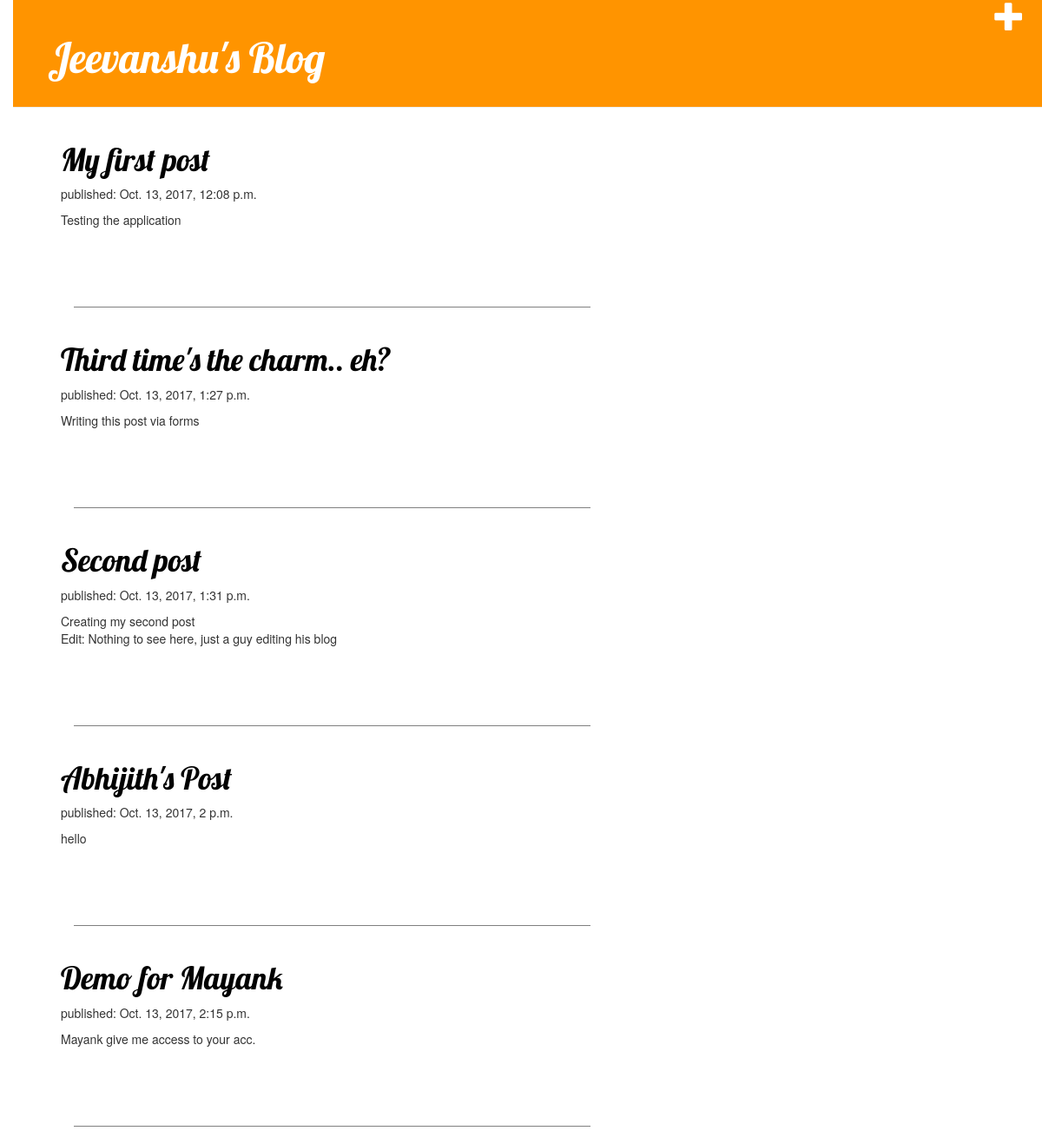
The page / on the database its author committed.
### blog/models.py (models this page shows, shortened)
class Post(models.Model):
    author = models.ForeignKey('auth.User')
    title = models.CharField(max_length=200)
    text = models.TextField()
    created_date = models.DateTimeField(
            default=timezone.now)
    published_date = models.DateTimeField(
            blank=True, null=True)

### blog/views.py (the view)
# urls.py: url(r'^$', views.post_list, name='post_list'),
def post_list(request):
	posts=Post.objects.filter(published_date__lte=timezone.now()).order_by('published_date')
	return render(request, 'blog/post_list.html', {'posts': posts})

### blog/templates/blog/post_list.html
{% extends 'blog/base.html' %}
    {% block content %}
        {% for post in posts %}
            <div class="post">
                <h1><a href="{% url 'post_detail' pk=post.pk %}">{{ post.title }}</a></h1>
                <p>published: {{ post.published_date }}</p>
                <p>{{ post.text|linebreaksbr }}</p>
            </div>
         <div class="container-fluid">
                <div class="row">
                    <div class="col-md-10">
                        <hr style="width:100%;height:1px;background-color:grey;border:none;" noshade />
                    </div>
                </div>
         </div>
        {% endfor %}
    {% endblock %}

### blog/templates/blog/base.html (shortened to what this page needs)
{% load staticfiles %}
<html>
    <head>
        <link rel="stylesheet" href="//maxcdn.bootstrapcdn.com/bootstrap/3.2.0/css/bootstrap.min.css">
        <link rel="stylesheet" href="//maxcdn.bootstrapcdn.com/bootstrap/3.2.0/css/bootstrap-theme.min.css">
        <link rel="stylesheet" href="{% static 'css/blog.css' %}">
    </head>
    <body>
        <a href="{% url 'post_new' %}" class="top-menu"><span class="glyphicon glyphicon-plus"></span></a>
        <div class="page-header">
            <h1><a href="/">Jeevanshu's Blog</a></h1>
        </div>
        <div class="content container">
            <div class="row">
                <div class="col-md-8">
                {% block content %}
                {% endblock %}
                </div>
            </div>
        </div>
    </body>
</html>

### blog/static/css/blog.css (style rules this page uses)
h1 a { color: #FCA205; font-family: 'Lobster'; }
body { padding-left: 15px; }
.page-header { background-color: #ff9400; margin-top: 0; padding: 20px 20px 20px 40px; }
.page-header h1, .page-header h1 a, .page-header h1 a:visited, .page-header h1 a:active { color: #ffffff; font-size: 36pt; text-decoration: none; }
.content { margin-left: 40px; }
h1, h2, h3, h4 { font-family: 'Lobster', cursive; }
.top-menu, .top-menu:hover, .top-menu:visited { color: #ffffff; float: right; font-size: 26pt; margin-right: 20px; }
.post { margin-bottom: 70px; }
.post h1 a, .post h1 a:visited { color: #000000; }

### rows shown on the page
Post: title "My first post", published_date "Oct. 13, 2017, 12:08 p.m.", text "Testing the application"
Post: title "Third time's the charm.. eh?", published_date "Oct. 13, 2017, 1:27 p.m.", text "Writing this post via forms"
Post: title "Second post", published_date "Oct. 13, 2017, 1:31 p.m.", text "Creating my second post Edit: Nothing to see here, just a guy editing his blog"
Post: title "Abhijith's Post", published_date "Oct. 13, 2017, 2 p.m.", text "hello"
Post: title "Demo for Mayank", published_date "Oct. 13, 2017, 2:15 p.m.", text "Mayank give me access to your acc."
